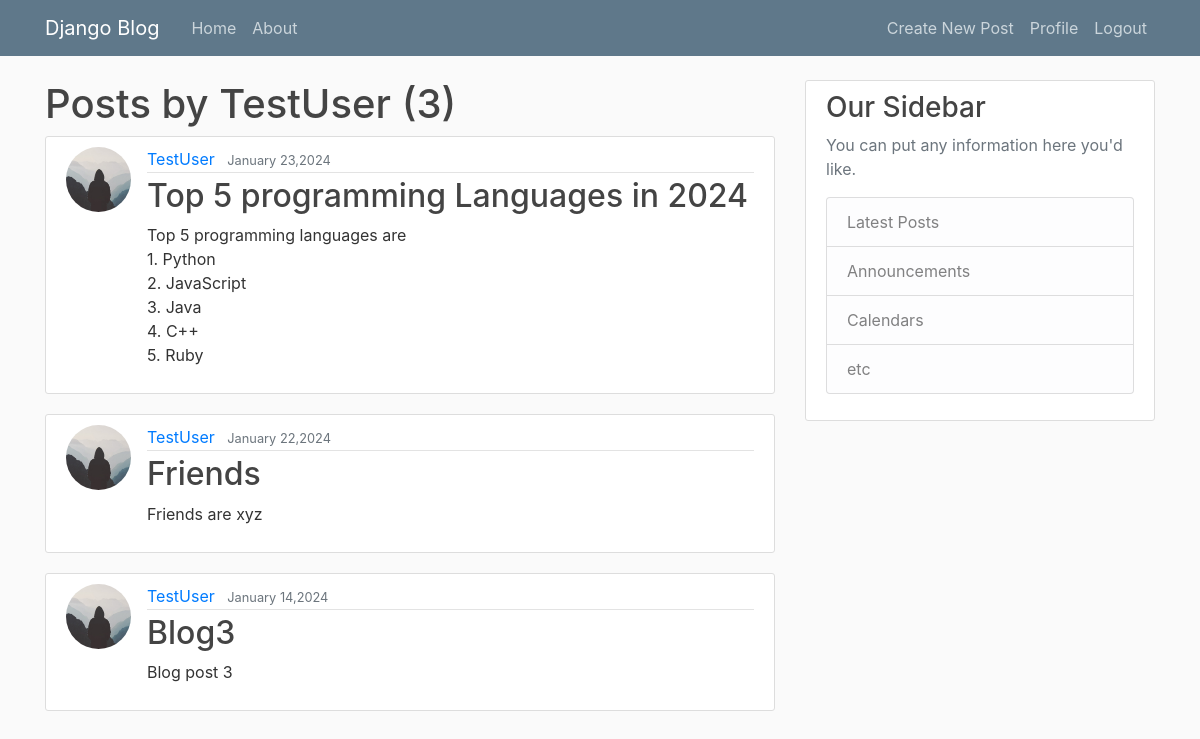
/user/TestUser/ (signed in), run on the app's committed database.
### blog/models.py (models this page shows, shortened)
class Post(models.Model):
    title=models.CharField(max_length=100)
    content=models.TextField()
    date_posted=models.DateTimeField(default=timezone.now)
    author=models.ForeignKey(User,on_delete=models.CASCADE)# on delete is a function which tell what happen to the post if user got deleted

### users/models.py (models this page shows, shortened)
class Profile(models.Model):
    user=models.OneToOneField(User,on_delete=models.CASCADE)
    image=models.ImageField(default='default.jpg',upload_to='profile_pics')

### blog/views.py (the view)
# urls.py: path('user/<str:username>/',UserPostListViw.as_view(),name='user-post'),
class UserPostListViw(ListView):
    model=Post
    template_name='blog/user_posts.html'
    context_object_name='posts'
    paginate_by=3
    def get_queryset(self):
        user=get_object_or_404(User,username=self.kwargs.get('username'))
        return Post.objects.filter(author=user).order_by('-date_posted')

### blog/templates/blog/user_posts.html (shortened to what this page needs)
{% extends "blog/base.html" %}
{% block content %}
    <h1 class="'mb-3">Posts by {{view.kwargs.username}} ({{page_obj.paginator.count}})</h1>
    {% for post in posts %}
    <article class="media content-section">
      <img class='rounded-circle article-img'src="{{post.author.profile.image.url}}"/>
        <div class="media-body">
          <div class="article-metadata">
            <a class="mr-2" href="{% url 'user-post' post.author.username %}">{{ post.author }}</a>
            <small class="text-muted">{{ post.date_posted|date:"F d,Y" }}</small>
          </div>
          <h2><a class="article-title" href="{% url 'post-detail' post.id %}">{{ post.title }}</a></h2>
          <p class="article-content">{{ post.content }}</p>
        </div>
    </article>
    {% endfor %}
{% endblock content %}

### blog/static/blog/main.css (style rules this page uses)
body { background: #fafafa; color: #333333; margin-top: 5rem; }
h1, h2, h3, h4, h5, h6 { color: #444444; }
.content-section { background: #ffffff; padding: 10px 20px; border: 1px solid #dddddd; border-radius: 3px; margin-bottom: 20px; }
.article-title { color: #444444; }
.article-content { white-space: pre-line; }
.article-img { height: 65px; width: 65px; margin-right: 16px; }
.article-metadata { padding-bottom: 1px; margin-bottom: 4px; border-bottom: 1px solid #e3e3e3 }

### data on the page
Post: author.profile.image (placeholder picture), author "TestUser", date_posted "January 23,2024", title "Top 5 programming Languages in 2024", content "Top 5 programming languages are 1. Python 2. JavaScript 3. Java 4. C++ 5. Ruby"
Post: author.profile.image (placeholder picture), author "TestUser", date_posted "January 22,2024", title "Friends", content "Friends are xyz"
Post: author.profile.image (placeholder picture), author "TestUser", date_posted "January 14,2024", title "Blog3", content "Blog post 3"

### other printed values
{{ view.kwargs.username }} "TestUser"
{{ page_obj.paginator.count }} "3"
